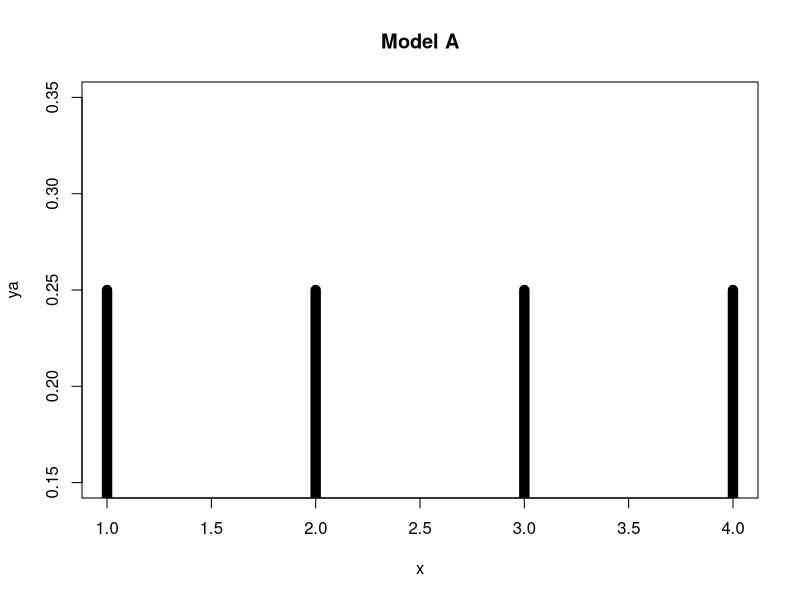
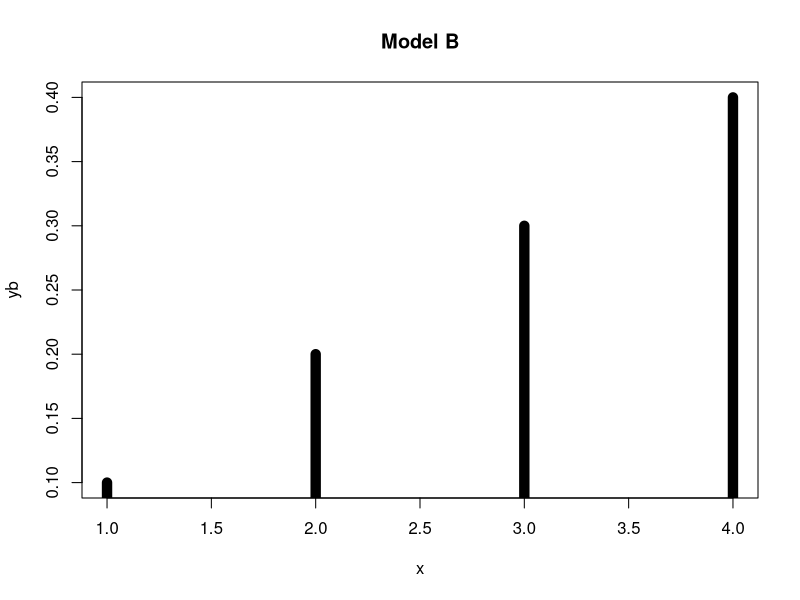
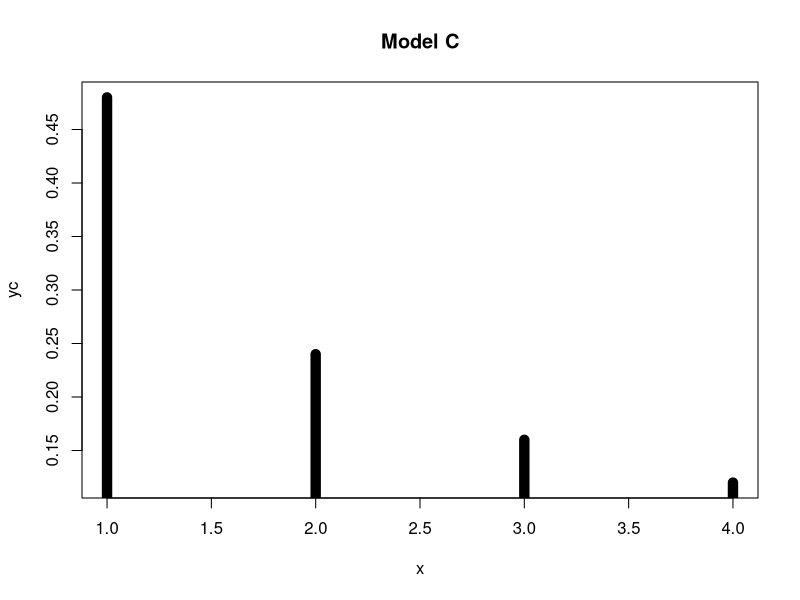
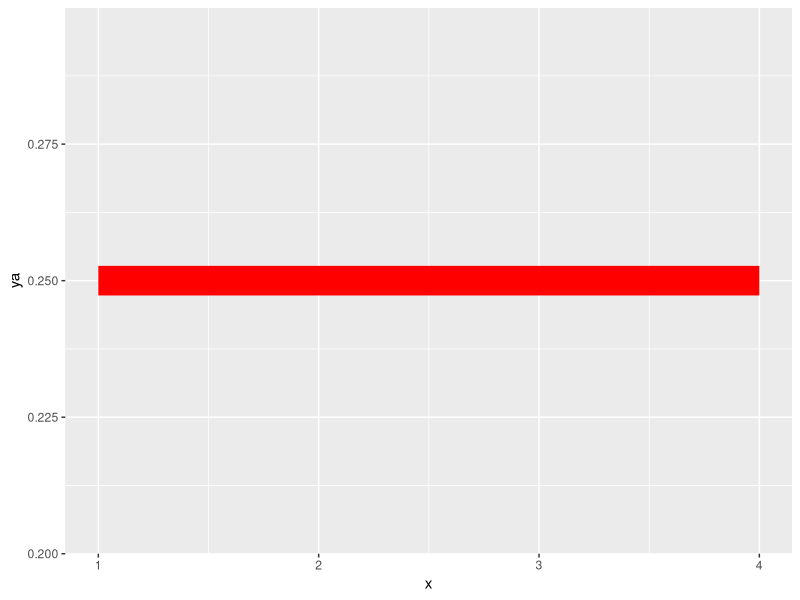
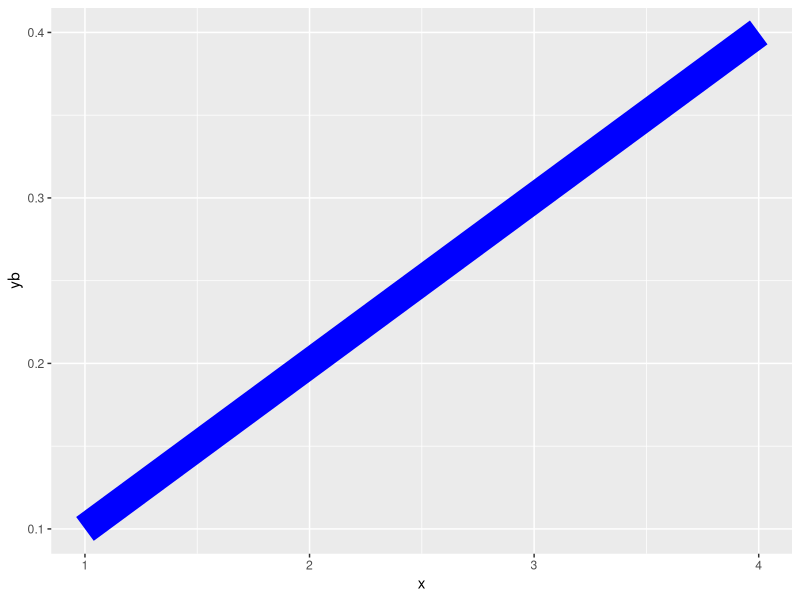
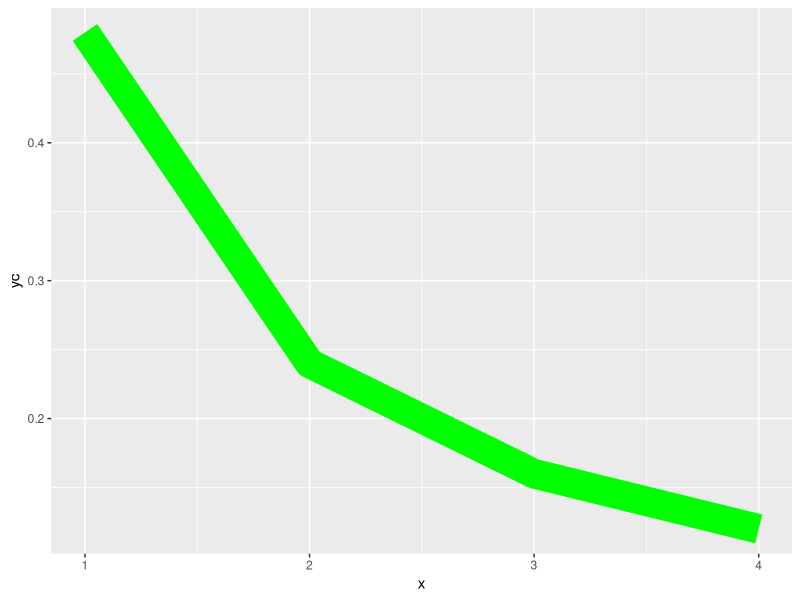

Write R code to recreate these figures, in order.
# Exercises chapter 2

# 2.1
# model a

ma = function(x) rep(1/4, length(x))

# model b

mb = function(x) x/10

# model c

mc = function(x) 12/(25*x)

ma(1:4)
mb(1:4)
mc(1:4)
 


x=1:4
ya=ma(x)

windows()
plot(ya~x, type = "h", lwd = 10, main = "Model A")

yb = mb(x)
windows()
plot(yb~x, type = "h", lwd = 10, main = "Model B")

yc = mc(x)
windows()
plot(yc~x, type = "h", lwd = 10, main = "Model C")

sum(ya)
sum(yb)
sum(yc)

# Using GGPLOT
# 

dfa = data.frame(x =x, ya = ya)
dfb = data.frame(x=x,yb = yb)
dfc = data.frame(x=x, yc = yc)

library(ggplot2)
ga = ggplot(dfa, aes(x = x, y = ya, col=I("red"))) + geom_line(lwd = 10)
gb = ggplot(dfb, aes(x = x, y = yb, col = I("blue") )) + geom_line(lwd = 10)
gc = ggplot(dfc, aes(x=x,y=yc, col = I("green"))) + geom_line(lwd = 10)
windows()
ga
gb
gc

# Ex2.2
# 

# What would be expected under 100 rolls of such a die?
100*ya
100*yb
100*yc
